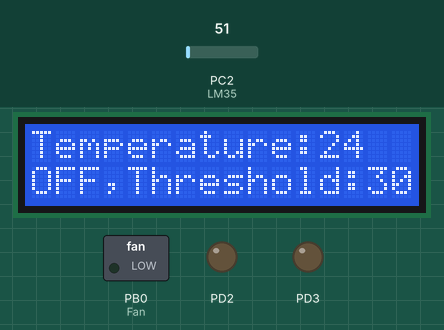
This program was run on a simulated ATmega328P, built with avr-gcc and emulated at 16 MHz. On the bench: 16×2 character LCD, switched loads named in the program (green lamp = pin HIGH), output pins drawn as LEDs (lit = HIGH). Wiring (inferred from the names in the program): character LCD (HD44780): RS PD1; E PD0; data PD4, PD5, PD6, PD7. The test bench sets the inputs (shaded band); at power-on: PC2 (LM35) = 51. Pins used as bus, display or sensor lines are not drawn.

Above: at 1.2 s.
1.3 s: PC2 (LM35) set to 66
At 2.0 s:
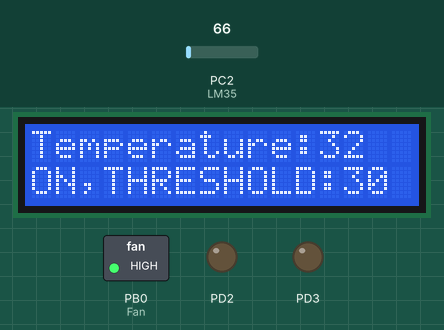
2.9 s: PC2 (LM35) set to 61
At 4.4 s:
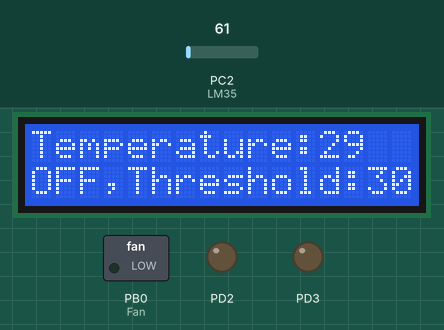
4.7 s: PC2 (LM35) set to 71
At 6.2 s:
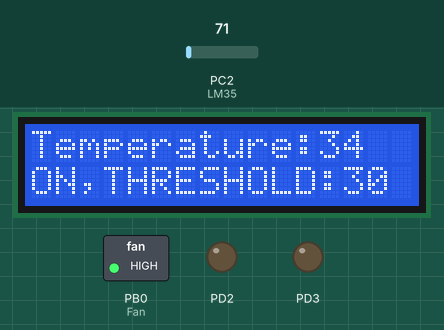
Timing chart, 0 to 7.7 s (numbered marks = the images above; inputs shaded):
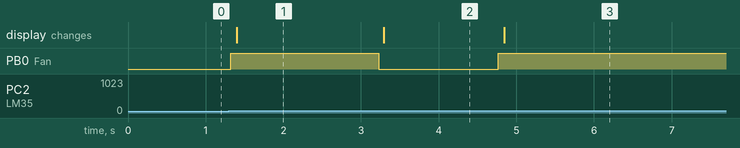

The program:

main.c
```c
/*
 * main file
 *
 * Created: 5/28/2024 4:50:41 AM
 *  Author: BAHAA AND BAHRAM
 *
 *   SMART COOLING SYSTEM
 */


#include <avr/io.h>
#include "LCD.h"
#include "ADC.h"
#include "BIT_MATH.h"
#define F_CPU 16000000UL           // Fclk AT 16MHZ
#include <avr/delay.h>
#include <string.h>
#include <stdio.h>
#define channel 2                //setting channel of ADC
#include "TIMER.h"
#include <avr/interrupt.h>
int TEMP_THRESHOLD = 30;     //Default Threshold
int main(void)
{
	DDRB &=~ (1<<DDD2);
	PORTB |= (1<<PORTD2);
	EICRA|=(1<<ISC00);
	EIMSK|=(1<<INT0);
	DDRB &=~ (1<<DDD3);
	PORTB |= (1<<PORTD3);
	EICRA|=(1<<ISC10);
	EIMSK|=(1<<INT1);
	sei();
	DDRB |= (1<<DDB0);             //PB0 as Output
    char temp[36];               //carry out array For LCD
	LCD_Init();                 //LCD Initialization
    ADC_conf();                //ADC Configuration


	// MAIN PROGRAM
    while (1)
    {
		// SENSING TEMPERATURE USING ADC

		uint16_t adc_value = ADC_Read(channel);                               // Read the ADC value from the LM35 sensor
		unsigned char temperature = (adc_value * 5.0 / 1024.0) * 100.0;      //Voltage-Temperature Relation

		//Condition if Temperature greater than or equal threshold(30)
		if (temperature >= TEMP_THRESHOLD)
		{
			//configure AC
			PORTB |= (1<<PORTB0);     //Fan ON

			//LCD PRINT CONFIGURATION

			sprintf(temp,"Temperature:%d",temperature);           //copying value into LCD
			LCD_gotoxy(0,0);                                      //1st character place
	       write_string(temp);
		   sprintf(temp,"ON,THRESHOLD:%d   ",TEMP_THRESHOLD);           //copying value into LCD
		    LCD_gotoxy(0,1);                                      //1st character place
		    write_string(temp);                                  //writing on display
			_delay_ms(400);                                       //delay before sensing timing condition


		 //condition to start timer to stop AC
			if(temperature<TEMP_THRESHOLD)
		{
			uint8_t timerOverflowCount;                              //overflow counter
			TCNT0=0;                                                // initialize counter to 0
			TCCR0A &=~ ((1<<WGM00) | (1<<WGM01));                  //configure Normal mode of TIMER0
			TCCR0B &=~ (1<<WGM02);                                //configure Normal mode of TIMER0
			TCCR0B |= ((1<<CS00) | (1<<CS02)) ;                  //start timer at pre-scale 1024
			while (!(TIFR0 & 1<<TOV0));                         //as long as TOV=0 >> do nth
			TIFR0 |= (1<< TOV0) ;                              // 0x01; //clear overflow flag
			timerOverflowCount++;                             //INCREEMENT COUNTER each time an Overflow Occur
			_delay_ms(200);

			sprintf(temp,"OFF,THRESHOLD:%d   ",TEMP_THRESHOLD);                                //copying value into LCD
			LCD_gotoxy(0,1);                                      //1st character place
			write_string(temp);                                   //writing on display


	//If timer reaches 25 counts which is equivalent to 10 sec
			if (timerOverflowCount>=25)
			{
				PORTB &= ~(1 << PORTB0);                           //turn AC OFF
				_delay_ms(200);                                   //delay
				timerOverflowCount=0;                            // clear the overflow counter
			}

		}

		}

		else
		{
			PORTB &=~ (1<<PORTB0);
			sprintf(temp,"Temperature:%d",temperature);           //copying value into temp
			LCD_gotoxy(0,0);                                     //1st character place
			write_string(temp);                                 //writing on display

			sprintf(temp,"OFF,Threshold:%d   ",TEMP_THRESHOLD);                            //copying value into LCD
			LCD_gotoxy(0,1);                                  //1st character place
			write_string(temp);                              //writing on display
		}

	}
}
 ISR(INT0_vect){
	 PORTB ^=(1<<PORTB7);
	 TEMP_THRESHOLD++;
 }
 ISR(INT1_vect){
 PORTB ^=(1<<PORTB6);
 TEMP_THRESHOLD--;
 }
```

ADC.c
```c
/*
 * ADC.c
 *
 * Created: 5/28/2024 3:53:53 AM
 *  Author: Administrator
 */
#include "avr/io.h"
#include "ADC.h"

void ADC_conf()
{
	// Set the reference voltage to AVcc (5V)
	//ADMUX |= (1 << REFS0);

	// Set the ADC pre-scale to 128 for 16 MHz clock
	ADCSRA |= (1 << ADPS2) | (1 << ADPS1) | (1 << ADPS0);

	// Enable the ADC
	ADCSRA |= (1 << ADEN);
}

// Function to read the ADC value
uint16_t ADC_Read(uint16_t channel)
{
	ADMUX = (ADMUX & 0xF0) | (channel & 0x0F);                                    // Select the corresponding channel
	ADCSRA |= (1 << ADSC);                                                        // Start the conversion
	while (ADCSRA & (1 << ADSC));                                                // Wait for the conversion to finish
	return ADC;
}
```

ADC.h
```c
/*
 * ADC.h
 *
 * Created: 5/28/2024 3:54:08 AM
 *  Author: Administrator
 */


#ifndef ADC_H_
#define ADC_H_
void ADC_conf();
uint16_t ADC_Read(uint16_t channel);
#endif /* ADC_H_ */
```

TIMER.c
```c
/*
 * TIMER.c
 *
 * Created: 5/28/2024 4:50:28 AM
 *  Author: Administrator
 */
#include "LCD.h"
#include "BIT_MATH.h"
#include <avr/io.h>
#include <avr/delay.h>

void TIMER_off(){
	uint8_t timerOverflowCount;
	TCNT0=0;
	TCCR0A &=~ ((1<<WGM00) | (1<<WGM01));
	TCCR0B &=~ (1<<WGM02);
	TCCR0B |= ((1<<CS00) | (1<<CS02)) ;
	while (!(TIFR0 & 1<<TOV0));                //as long as TOV=0 >> do nth
	TIFR0 |= (1<< TOV0) ;                      // 0x01; //clear overflow flag
	timerOverflowCount++;                     //counting number of overflows
	if (timerOverflowCount>=25)
	{
		PORTB &= ~(1 << PORTB0);
		_delay_ms(200);
		timerOverflowCount=0;
	}
}
```

TIMER.h
```c
/*
 * TIMER.h
 *
 * Created: 5/28/2024 4:50:41 AM
 *  Author: Administrator
 */


#ifndef TIMER_H_
#define TIMER_H_


void TIMER_off();


#endif /* TIMER_H_ */
```

LCD.c
```c
#include "LCD.h"
#include "BIT_MATH.h"
#include <avr/io.h>
#include <avr/delay.h>

void LCD_Init()
{
	DDRD=0XFF;
	LCD_cmd(0x02);
	LCD_cmd(0x28);
	LCD_cmd(0x0C);
	LCD_cmd(0x06);
	LCD_cmd(0x01);
	_delay_ms(2);


}

void LCD_cmd(unsigned char cmd)
{
	PORTD=(PORTD & 0X0F)|(cmd & 0xF0);
	Clear_Bit(LCD_Ctrl_Out,RS);
	Set_Bit(LCD_Ctrl_Out,E);
	_delay_us(1);
	Clear_Bit(LCD_Ctrl_Out,E);
	_delay_us(20);
	PORTD=(PORTD & 0X0F)|(cmd<<4);
	Set_Bit(LCD_Ctrl_Out,E);
	_delay_us(1);
	Clear_Bit(LCD_Ctrl_Out,E);
	_delay_ms(2);

}

void LCD_write(unsigned char data )
{

	PORTD=(PORTD & 0X0F)|(data & 0xF0);
	Set_Bit(LCD_Ctrl_Out,RS);
	Set_Bit(LCD_Ctrl_Out,E);
	_delay_us(1);
	Clear_Bit(LCD_Ctrl_Out,E);
	_delay_us(200);
	PORTD=(PORTD & 0X0F)|(data<<4);
	Set_Bit(LCD_Ctrl_Out,E);
	_delay_us(1);
	Clear_Bit(LCD_Ctrl_Out,E);
	_delay_ms(2);
}

void write_string(char *str)
{
	int i;
	for(i=0;str[i]!=0;i++)
	{
		LCD_write(str[i]);
	}
}

void LCD_gotoxy(unsigned char x,unsigned char y)
{
	if(y==0)
	{
		LCD_cmd(0x80+x);
	}
	if(y==1)
	{
		LCD_cmd(0XC0+x);
	}
	_delay_us(10);
}
```

LCD.h
```c
/*
 * LCD.h
 *
 * Created: 5/27/2024 10:10:34 PM
 *  Author: Mohamed Bahaa
 */


#ifndef LCD_H_
#define LCD_H_

#include <avr/io.h>

#define LCD_Data_Dir DDRB
#define LCD_Data_Out PORTB
#define LCD_Ctrl_Dir DDRD
#define LCD_Ctrl_Out PORTD

#define E PD0
#define RS PD1


void INT_LCD();
void LCD_cmd(unsigned char cmd);
void LCD_write(unsigned char data );
void write_string(char *str);
void LCD_gotoxy(unsigned char x,unsigned char y);


#endif /* LCD_H_ */
```

BIT_MATH.h
```c
/*
 * BIT_MATH.h
 *
 * Created: 5/27/2024 10:42:58 PM
 *  Author: Mohamed Bahaa
 */


#ifndef BIT_MATH_H_
#define BIT_MATH_H_

#define Set_Bit(REG,BIT) (REG |= (1<<BIT))
#define Clear_Bit(REG,BIT) (REG &= (~(1<<BIT)))
#define Toggle_Bit(REG,BIT) (REG ^= (1<<BIT))


#endif /* BIT_MATH_H_ */
```

Measured:
- the behaviour switches between 61 and 62 on PC2 (LM35) (found by bisection; images 0 and 1)
- after the input at 1.3 s, PB0 (Fan): LOW → HIGH at once; the display: changes after 0.10 s (image 1)
- after the input at 2.9 s, PB0 (Fan): HIGH → LOW after 0.33 s; the display: changes after 0.39 s (image 2)
- after the input at 4.7 s, PB0 (Fan): LOW → HIGH after 0.07 s; the display: changes after 0.15 s (image 3)
